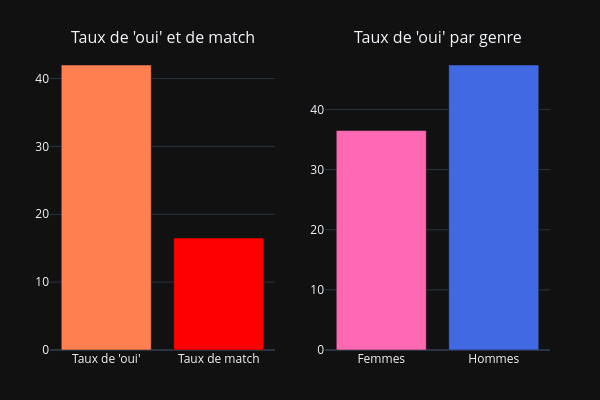

The code cell stored with this chart in its notebook:
### Markdown cell above
### Taux de décision positive et taux de match

Le graphique ci-dessous montre que, au cours des différentes soirées de speed dating, le taux moyen de décision de dire "oui" au partenaire pour un second date a été de 42%.
Quant au taux de match, c'est-à-dire un "oui" partagé par les deux candidats, le taux a été de 16,5%, soit en moyenne un match tous les six speed dates.
Il est à noter que les femmes sont plus réticentes à dire "oui" (36,5%) que les hommes (47,4%).

### Code cell
print(
    "Pourcentage de données manquantes pour ces données :\n" +
    (100 * df[['dec', 'match']].isna().sum().div(nb_participants)).round(2).to_string(),
    end="\n\n"
)

yes_and_match_rates = pd.DataFrame(
    df[['dec', 'match']].mean().apply(lambda x: round(100 * x, 1))
).rename({0: "Taux (%)"}, axis=1).rename({"dec": "Taux de 'oui'", "match": "Taux de match"}, axis=0)

yes_rate_per_gender = pd.DataFrame(
    df.groupby('gender')['dec'].mean().apply(lambda x: round(100 * x, 1))
).rename(GENDER_LABELS).rename({"dec": "Taux de 'oui' (%)"}, axis=1)


fig = make_subplots(
    cols=2,
    column_titles=["Taux de 'oui' et de match", "Taux de 'oui' par genre"]
)

fig.add_trace(
    go.Bar(
        x=yes_and_match_rates.index,
        y=yes_and_match_rates["Taux (%)"],
        marker=dict(color=list(RATE_COLORS.values()))
    ),
    row=1, col=1
)

fig.add_trace(
    go.Bar(
        x=yes_rate_per_gender.index,
        y=yes_rate_per_gender["Taux de 'oui' (%)"],
        marker=dict(color=list(GENDER_COLORS_FROM_LABELS.values()))
    ),
    row=1, col=2
)

fig.update_layout(
    showlegend=False,
    height=400, width=600
)

fig.show()

### Figure 1 — Plotly figure (JSON) as saved in the notebook; plotly's stock layout.template omitted (floating-point values rounded to 4 significant figures)
{"data": [{"marker": {"color": ["coral", "red"]}, "x": ["Taux de 'oui'", "Taux de match"], "y": [42.0, 16.5], "type": "bar", "xaxis": "x", "yaxis": "y"}, {"marker": {"color": ["hotpink", "royalblue"]}, "x": ["Femmes", "Hommes"], "y": [36.5, 47.4], "type": "bar", "xaxis": "x2", "yaxis": "y2"}], "layout": {"xaxis": {"anchor": "y", "domain": [0.0, 0.45]}, "yaxis": {"anchor": "x", "domain": [0.0, 1.0]}, "xaxis2": {"anchor": "y2", "domain": [0.55, 1.0]}, "yaxis2": {"anchor": "x2", "domain": [0.0, 1.0]}, "annotations": [{"font": {"size": 16}, "showarrow": false, "text": "Taux de 'oui' et de match", "x": 0.225, "xanchor": "center", "xref": "paper", "y": 1.0, "yanchor": "bottom", "yref": "paper"}, {"font": {"size": 16}, "showarrow": false, "text": "Taux de 'oui' par genre", "x": 0.775, "xanchor": "center", "xref": "paper", "y": 1.0, "yanchor": "bottom", "yref": "paper"}], "showlegend": false, "height": 400, "width": 600}}
